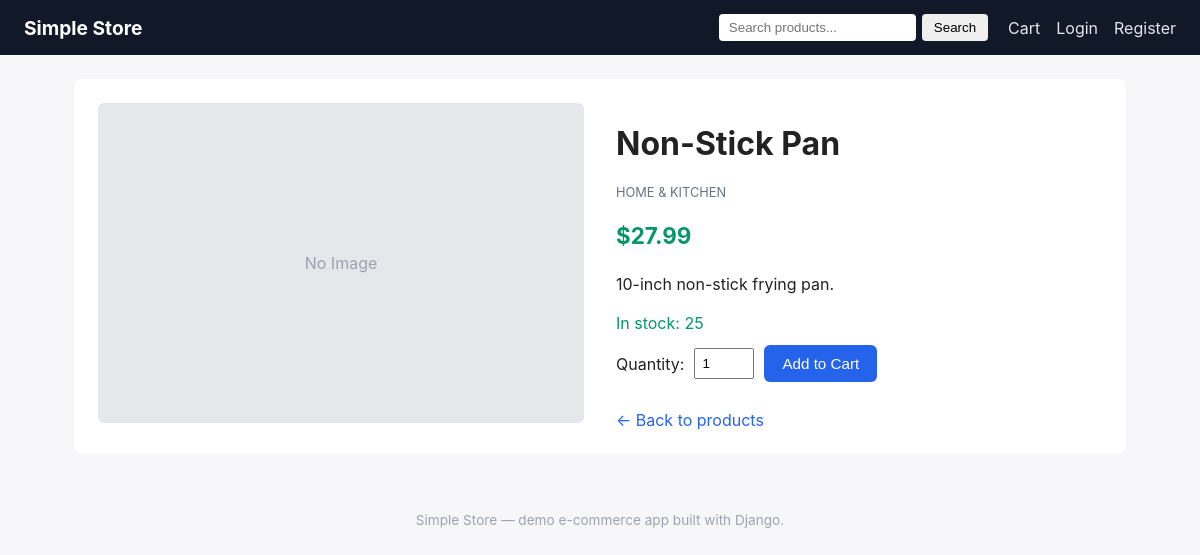
/product/non-stick-pan/, run on the app's committed database.
### store/models.py (models this page shows, shortened)
class Product(models.Model):
    category = models.ForeignKey(
        Category, related_name='products', on_delete=models.SET_NULL, null=True, blank=True
    )
    name = models.CharField(max_length=200)
    slug = models.SlugField(max_length=220, unique=True)
    description = models.TextField(blank=True)
    price = models.DecimalField(max_digits=10, decimal_places=2)
    stock = models.PositiveIntegerField(default=0)
    image_url = models.URLField(blank=True, help_text='Optional: link to a product image')
    is_active = models.BooleanField(default=True)
    created_at = models.DateTimeField(auto_now_add=True)
    class Meta:
        ordering = ['-created_at']
    def in_stock(self):
        return self.stock > 0

class Category(models.Model):
    name = models.CharField(max_length=100, unique=True)
    slug = models.SlugField(max_length=120, unique=True)
    class Meta:
        verbose_name_plural = 'categories'
        ordering = ['name']

### store/views.py (the view)
# urls.py: path('product/<slug:slug>/', views.product_detail, name='product_detail'),
def product_detail(request, slug):
    product = get_object_or_404(Product, slug=slug, is_active=True)
    return render(request, 'store/product_detail.html', {'product': product})

### store/context_processors.py (called while the page is built)
def cart_item_count(request):
    from .views import get_cart
    try:
        cart = get_cart(request)
        count = cart.total_items
    except Exception:
        count = 0
    return {'cart_item_count': count}

### store/models.py (called while the page is built)
    @property
    def total_items(self):
        return sum(item.quantity for item in self.items.all())

### store/views.py (called while the page is built)
def get_cart(request):
    if request.user.is_authenticated:
        cart, _ = Cart.objects.get_or_create(user=request.user)
        return cart
    if not request.session.session_key:
        request.session.create()
    session_key = request.session.session_key
    cart, _ = Cart.objects.get_or_create(session_key=session_key, user=None)
    return cart

### store/templates/store/product_detail.html (shortened to what this page needs)
{% extends 'store/base.html' %}
{% block content %}
<div class="product-detail">
    <div class="product-detail-image">
        {% if product.image_url %}
            <img src="{{ product.image_url }}" alt="{{ product.name }}">
        {% else %}
            <div class="product-card-placeholder large">No Image</div>
        {% endif %}
    </div>
    <div class="product-detail-info">
        <h1>{{ product.name }}</h1>
        {% if product.category %}
            <p class="category-tag">{{ product.category.name }}</p>
        {% endif %}
        <p class="price large">${{ product.price }}</p>
        <p class="description">{{ product.description|default:"No description available." }}</p>
        {% if product.in_stock %}
            <p class="stock-info">In stock: {{ product.stock }}</p>
            <form action="{% url 'cart_add' product.id %}" method="post" class="add-to-cart-form">
                <label for="quantity">Quantity:</label>
                <input type="number" id="quantity" name="quantity" value="1" min="1" max="{{ product.stock }}">
                <button type="submit" class="btn btn-primary">Add to Cart</button>
            </form>
        {% else %}
            <p class="out-of-stock">Out of stock</p>
        {% endif %}
        <a href="{% url 'product_list' %}" class="back-link">&larr; Back to products</a>
    </div>
</div>
{% endblock %}

### store/static/store/css/style.css (style rules this page uses)
* { box-sizing: border-box; }
body { font-family: -apple-system, BlinkMacSystemFont, 'Segoe UI', Roboto, sans-serif; margin: 0; background: #f7f7f9; color: #222; }
a { text-decoration: none; color: #2563eb; }
.product-card-placeholder { width: 100%; height: 140px; background: #e5e7eb; border-radius: 6px; display: flex; align-items: center; justify-content: center; color: #9ca3af; }
.product-card-placeholder.large { height: 320px; }
.price { color: #059669; font-weight: 700; }
.price.large { font-size: 1.4rem; }
.product-detail { display: flex; gap: 32px; background: #fff; padding: 24px; border-radius: 8px; }
.product-detail-image { flex: 1; }
.product-detail-info { flex: 1; }
.category-tag { color: #6b7280; text-transform: uppercase; font-size: 0.8rem; }
.description { line-height: 1.6; margin: 16px 0; }
.stock-info { color: #059669; margin-bottom: 12px; }
.add-to-cart-form { display: flex; align-items: center; gap: 10px; margin-bottom: 16px; }
.add-to-cart-form input { width: 60px; padding: 6px; }
.back-link { display: inline-block; margin-top: 12px; }
.btn { display: inline-block; padding: 10px 18px; border-radius: 6px; border: none; cursor: pointer; font-size: 0.95rem; text-align: center; }
.btn-primary { background: #2563eb; color: #fff; }

### data on the page
Product: name "Non-Stick Pan", category.name "HOME & KITCHEN", price "27.99", description "10-inch non-stick frying pan.", stock "25"
